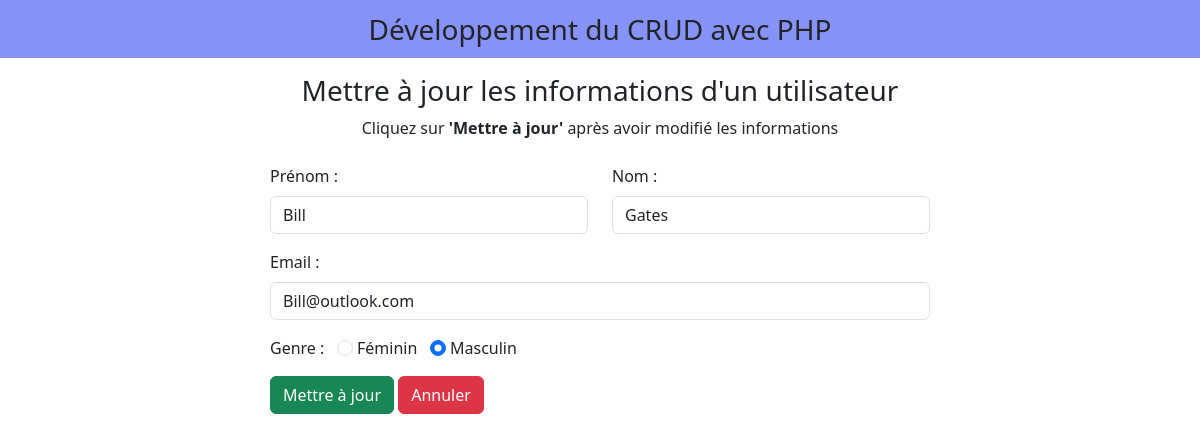
/edit.php?id=5, run on the app's committed database.
### tables this page shows
CREATE TABLE IF NOT EXISTS `users` (
  `id` int(11) NOT NULL AUTO_INCREMENT,
  `Prenom` varchar(50) NOT NULL,
  `Nom` varchar(50) NOT NULL,
  `Email` varchar(50) NOT NULL,
  `sexe` varchar(100) NOT NULL,
  PRIMARY KEY (`id`)
);

### edit.php (the view, shortened to what this page needs)
<?php
include "conn_db.php";
$id = $_GET['id'];
?>
<!DOCTYPE html>
<html lang="en">
<head>
    <link href="https://cdn.jsdelivr.net/npm/bootstrap@5.3.0/dist/css/bootstrap.min.css" rel="stylesheet">
    <link rel="stylesheet" href="https://cdnjs.cloudflare.com/ajax/libs/font-awesome/6.4.0/css/all.min.css" />
</head>
<body>
    <nav class="navbar navbar-light justify-content-center fs-3 mb-3" style="background-color: #8692f7;">
        Développement du CRUD avec PHP
    </nav>
    <div class="container">
        <div class="text-center mb-4">
            <h3>Mettre à jour les informations d'un utilisateur</h3>
            <p>Cliquez sur <strong>'Mettre à jour'</strong> après avoir modifié les informations</p>
        </div>
    </div>
        <?php
        $sql = "SELECT * FROM `users` WHERE id = $id LIMIT 1";
        $result = mysqli_query($conn, $sql);
        $row = mysqli_fetch_assoc($result);
        ?>
    <div class="container d-flex justify-content-center">
        <form action="index.php" method="post" style="width: 55vw; min-width: 300px;">
            <div class="row mb-3">
                <div class="col">
                    <label class="form-label">Prénom :</label>
                    <input class="form-control" type="text" name="first_name" id="" value="<?= $row ['Prenom'] ?>">
                </div>
                <div class="col">
                    <label class="form-label">Nom :</label>
                    <input class="form-control" type="text" name="last_name" id="" value="<?= $row ['Nom'] ?>">
                </div>
            </div>
            <div class="col mb-3">
                <label class="form-label">Email :</label>
                <input class="form-control" type="email" name="user_email" id="" value="<?= $row ['Email'] ?>">
            </div>
            <div class="form-group mb-3">
                <label for="">Genre :</label>
                <input type="radio" name="gender" class="form-check-input" id="Feminin"
                value="Feminin"<?php echo ($row['sexe'] == 'Feminin')? "checked":";" ?>>
                <label for="Feminin" class="form-check-label">Féminin</label>
                <input type="radio" name="gender" class="form-check-input" id="Masculin"
                value="Masculin"<?php echo ($row['sexe'] == 'Masculin')? "checked":";" ?>>
                <label for="Masculin" class="form-check-label">Masculin</label>
            </div>
            <div class="col justify-content-center">
                <button type="submit" class="btn btn-success" style="width: auto;"
                name="submit">Mettre à jour</button>
                <a href="index.php" class="btn btn-danger">Annuler</a>
            </div>
        </form>
    </div>
</body>
</html>

### data on the page
users: first_name "Bill", last_name "Gates", user_email "Bill@outlook.com", sexe "☐ Féminin", sexe "☑ Masculin"
